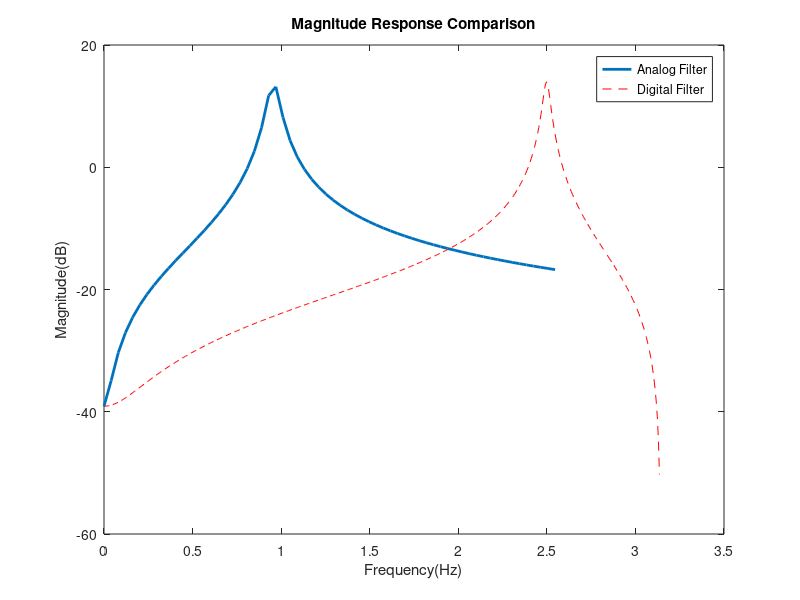

This figure's MATLAB source:
b = [1 0.1]; a = [1 0.2 9.01];
Ts = 0.5; fs = 1/ Ts ;
Wa = linspace (0 , 8 , 64) ;
Ha = freqs (b ,a , Wa);
plot ( Wa /pi ,20*log10(abs(Ha)),'LineWidth',2); hold on;
[bz,az]=bilinear(b,a,fs);
[Hz,Wz]=freqz(bz,az,512);
plot(Wz,20*log10(abs(Hz)) ,'r--') ;
xlabel('Frequency(Hz)'), ylabel('Magnitude(dB)');
title('Magnitude Response Comparison');
legend('Analog Filter','Digital Filter');
